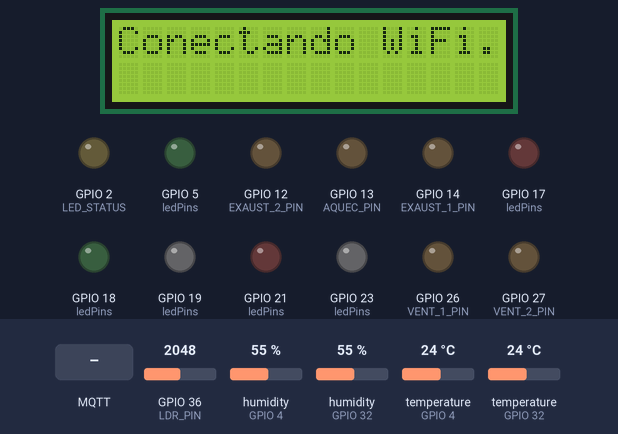
This program was run on a simulated ESP32. Shown: 16×2 character LCD, output pins drawn as LEDs (lit = HIGH). Dashed ring = blinking. The inputs (shaded band) are chosen by the test bench; at power-on: humidity (sensors on GPIO 4, GPIO 32) 55 %, temperature (sensors on GPIO 4, GPIO 32) 24 °C, GPIO 36 (LDR_PIN) = 2048. WiFi joins after 1.5 s; servers stay silent unless stated; the local clock reads 2024-03-15 10:24:30 at power-on unless the program sets it; random numbers use the default seed unless the program sets one; no MQTT or app messages arrive unless stated; what the program prints to the serial monitor is not drawn.

Above: at 2.7 s.
At 6.8 s:
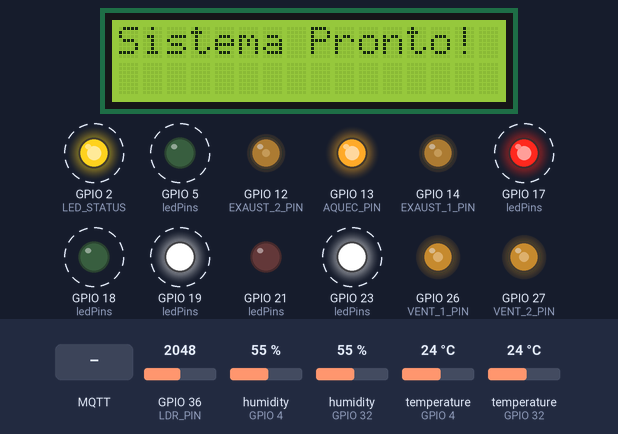
6.9 s: humidity (sensor on GPIO 4) set to 88 %
At 7.14 s:
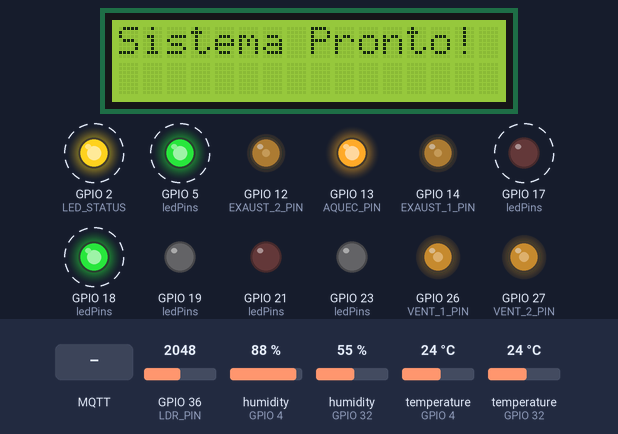
8.7 s: temperature (sensor on GPIO 4) set to 29.6 °C
At 11.98 s:
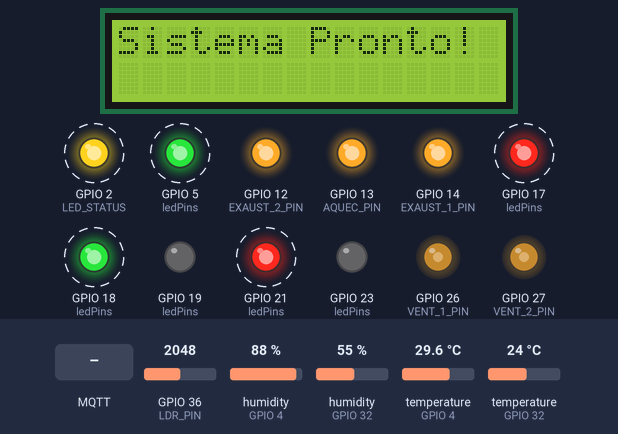
12.5 s: temperature (sensor on GPIO 4) set to 30.1 °C
15.0 s: GPIO 36 (LDR_PIN) set to 50
17.5 s: temperature (sensor on GPIO 4) set to 30.5 °C
At 21.07 s:
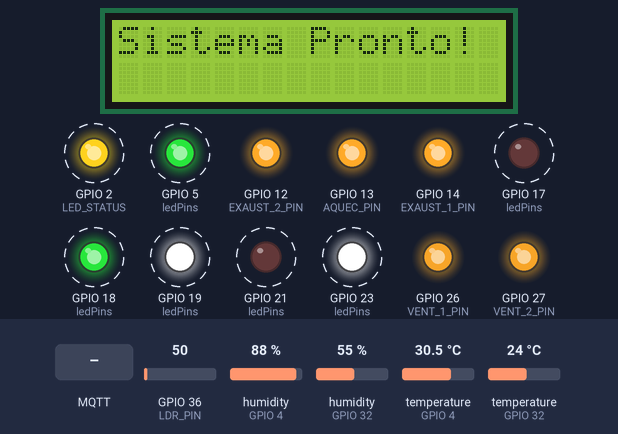
21.8 s: MQTT message "1" arrives on the first subscribed topic
Timing chart, 0 to 37.0 s (numbered marks = the images above; inputs shaded):
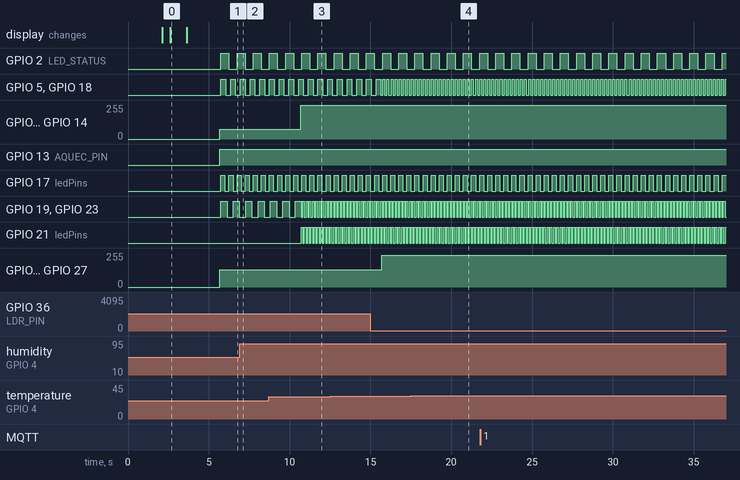

The program:

main.cpp
```cpp
#include <DHT.h>
#include <Wire.h>
#include <LiquidCrystal_I2C.h>
#include <WiFi.h>
#include <NTPClient.h>
#include <WiFiUdp.h>
#include <PubSubClient.h>
#include <ArduinoJson.h>
#include "config.h"

// Definição dos pinos
#define DHT_INTERNO_PIN 4
#define DHT_EXTERNO_PIN 32
#define LDR_PIN 36
#define VENT_1_PIN 26
#define VENT_2_PIN 27
#define EXAUST_1_PIN 14
#define EXAUST_2_PIN 12
#define AQUEC_PIN 13
#define LED_STATUS      2   // LED de status do sistema
#define LED_AQUEC       17  // LED indicador do aquecedor
#define LED_VENT1       18  // LED indicador do ventilador 1
#define LED_VENT2       5   // LED indicador do ventilador 2
#define LED_EXAUST1     19  // LED indicador do exaustor 1
#define LED_EXAUST2     23  // LED indicador do exaustor 2
#define LED_ALARM       21  // LED indicador de alarme

// Configurações PWM
const int CANAL_PWM_VENT1 = 0;
const int CANAL_PWM_VENT2 = 1;
const int CANAL_PWM_EXAUST1 = 2;
const int CANAL_PWM_EXAUST2 = 3;
const int FREQ_PWM = 5000;
const int RESOLUCAO_PWM = 8;

// Limites de operação
float TEMP_MAX = 100.0;
float TEMP_MIN = 30.0;
float TEMP_TARGET = 50.0;
float UMID_MAX = 90.0;
float UMID_MIN = 5.0;

// Estrutura para limites de alarme
struct LimitesAlarme {
    float tempMax = 80.0;
    float tempMin = 40.0;
    float umidMax = 80.0;
    float umidMin = 10.0;
} limites;

// Variáveis de estado
bool aquecimentoLigado = false;
bool ventiladoresLigados = false;
bool exaustoresLigados = false;
bool alarmeAtivo = false;

// Variáveis de tempo
unsigned long ultimaLeituraDHT1 = 0;
unsigned long ultimaLeituraDHT2 = 0;
const unsigned long INTERVALO_ATUALIZACAO = 3000;  // 5 segundos
const unsigned long INTERVALO_LEITURA_DHT = 2500;  // 2.5 segundos
unsigned long lastMsg = 0;
const long interval = 5000;  // Intervalo de envio de dados (5 segundos)

// Variáveis para controle de velocidade
int velocidadeVentiladores = 0;  // Velocidade atual dos ventiladores
int velocidadeExaustores = 0;   // Velocidade atual dos exaustores

// Estrutura para controle de padrões de pisca
struct BlinkPattern {
    unsigned long interval;
    unsigned long lastChange;
    bool state;
    bool enabled;
};

// Padrões de pisca para cada LED
BlinkPattern ledPatterns[] = {
    {500, 0, false, true},   // STATUS
    {250, 0, false, false},  // AQUEC
    {250, 0, false, false},  // VENT1
    {250, 0, false, false},  // VENT2
    {250, 0, false, false},  // EXAUST1
    {250, 0, false, false},  // EXAUST2
    {250, 0, false, false}   // ALARM
};

// Array com os pinos dos LEDs
const int ledPins[] = {
    LED_STATUS, LED_AQUEC, LED_VENT1, LED_VENT2,
    LED_EXAUST1, LED_EXAUST2, LED_ALARM
};

// Enumeração para facilitar o acesso aos LEDs
enum LedIndex {
    LED_IDX_STATUS = 0,
    LED_IDX_AQUEC = 1,
    LED_IDX_VENT1 = 2,
    LED_IDX_VENT2 = 3,
    LED_IDX_EXAUST1 = 4,
    LED_IDX_EXAUST2 = 5,
    LED_IDX_ALARM = 6
};

// Clientes WiFi e MQTT
WiFiClient espClient;
PubSubClient client(espClient);

// Configuração NTP
WiFiUDP ntpUDP;
NTPClient timeClient(ntpUDP, "pool.ntp.org", -3 * 3600);

// Configuração dos sensores DHT22
#define DHTTYPE DHT22
DHT dhtInterno(DHT_INTERNO_PIN, DHTTYPE);
DHT dhtExterno(DHT_EXTERNO_PIN, DHTTYPE);

// Configuração do display LCD
LiquidCrystal_I2C lcd(0x27, 16, 2);

// Variáveis para armazenar leituras dos sensores
float tempInterna = 0;
float umidInterna = 0;
float tempExterna = 0;
float umidExterna = 0;
int luminosidade = 0;

// Protótipos das funções
void lerSensores();
void controlarTemperatura();
void controlarUmidade();
void setupWiFi();
void reconnectMQTT();
void enviarDadosSerial();
void callback(char* topic, byte* payload, unsigned int length);
void enviarDadosMQTT();

// Função para inicializar os LEDs
void setupLEDs() {
    for (int i = 0; i < sizeof(ledPins)/sizeof(ledPins[0]); i++) {
        pinMode(ledPins[i], OUTPUT);
        digitalWrite(ledPins[i], LOW);
    }
}

// Função para atualizar o estado de um LED específico
void updateLED(LedIndex index, bool enabled, unsigned long interval = 0) {
    ledPatterns[index].enabled = enabled;
    if (interval > 0) {
        ledPatterns[index].interval = interval;
    }
}

// Função para atualizar todos os LEDs
void updateLEDs() {
    unsigned long currentMillis = millis();

    for (int i = 0; i < sizeof(ledPins)/sizeof(ledPins[0]); i++) {
        BlinkPattern& pattern = ledPatterns[i];

        if (!pattern.enabled) {
            digitalWrite(ledPins[i], LOW);
            continue;
        }

        // Se é um LED que deve ficar fixo (interval = 0)
        if (pattern.interval == 0) {
            digitalWrite(ledPins[i], HIGH);
            continue;
        }

        // Atualiza o estado do LED de acordo com o padrão de pisca
        if (currentMillis - pattern.lastChange >= pattern.interval) {
            pattern.state = !pattern.state;
            digitalWrite(ledPins[i], pattern.state);
            pattern.lastChange = currentMillis;
        }
    }
}

// Função para atualizar estados dos LEDs baseado no estado do sistema
void updateSystemLEDs() {
    // Status do sistema sempre piscando
    updateLED(LED_IDX_STATUS, true, 500);

    // Aquecimento
    updateLED(LED_IDX_AQUEC, aquecimentoLigado, 0);  // Intervalo 0 = LED fixo

    // Ventiladores - Velocidade do pisca proporcional à velocidade
    updateLED(LED_IDX_VENT1, ventiladoresLigados, ventiladoresLigados ? map(velocidadeVentiladores, 0, 255, 500, 100) : 0);
    updateLED(LED_IDX_VENT2, ventiladoresLigados, ventiladoresLigados ? map(velocidadeVentiladores, 0, 255, 500, 100) : 0);

    // Exaustores - Velocidade do pisca proporcional à velocidade
    updateLED(LED_IDX_EXAUST1, exaustoresLigados, exaustoresLigados ? map(velocidadeExaustores, 0, 255, 500, 100) : 0);
    updateLED(LED_IDX_EXAUST2, exaustoresLigados, exaustoresLigados ? map(velocidadeExaustores, 0, 255, 500, 100) : 0);

    // Alarme - LED piscando apenas quando ativo
    updateLED(LED_IDX_ALARM, alarmeAtivo, alarmeAtivo ? 100 : 0);
}

 // Realiza a leitura dos sensores com intervalo entre cada sensor
void lerSensores() {
    unsigned long tempoAtual = millis();

    // Leitura do sensor interno
    if (tempoAtual - ultimaLeituraDHT1 >= INTERVALO_LEITURA_DHT) {
        tempInterna = dhtInterno.readTemperature();
        umidInterna = dhtInterno.readHumidity();
        ultimaLeituraDHT1 = tempoAtual;
    }

    // Leitura do sensor externo
    if (tempoAtual - ultimaLeituraDHT2 >= INTERVALO_LEITURA_DHT) {
        tempExterna = dhtExterno.readTemperature();
        umidExterna = dhtExterno.readHumidity();
        ultimaLeituraDHT2 = tempoAtual;
    }

    // Leitura do sensor de luminosidade
    luminosidade = analogRead(LDR_PIN);
}

 // Funções de Controle
void controlarVelocidadeVentiladores(int velocidade) {
    velocidadeVentiladores = velocidade;
    ledcWrite(CANAL_PWM_VENT1, velocidade);
    ledcWrite(CANAL_PWM_VENT2, velocidade);
}

void controlarVelocidadeExaustores(int velocidade) {
    velocidadeExaustores = velocidade;
    ledcWrite(CANAL_PWM_EXAUST1, velocidade);
    ledcWrite(CANAL_PWM_EXAUST2, velocidade);
}

void verificarAlarmes() {
    bool alarmeTemperatura = (tempInterna > limites.tempMax) || (tempInterna < limites.tempMin);
    bool alarmeUmidade = (umidInterna > limites.umidMax) || (umidInterna < limites.umidMin);

    // Atualiza estado do alarme
    alarmeAtivo = alarmeTemperatura || alarmeUmidade;

    // Se houver mudança no estado do alarme
    static bool estadoAnterior = false;
    if (alarmeAtivo != estadoAnterior) {
        estadoAnterior = alarmeAtivo;
        // Envia dados apenas quando há mudança de estado
        enviarDadosSerial();
    }
}

// Histerese para evitar oscilações
const float HISTERESE = 2.0;  // Zona morta de ±2°C

// Estrutura para controle PID
struct PIDController {
    float kp = 2.0;    // Ganho proporcional
    float ki = 0.5;    // Ganho integral
    float kd = 1.0;    // Ganho derivativo
    float lastError = 0.0;
    float integral = 0.0;
    unsigned long lastTime = 0;
} pidTemp;

// Função para calcular saída PID
int calcularPID(float setpoint, float input, PIDController &pid) {
    unsigned long now = millis();
    float deltaTime = (now - pid.lastTime) / 1000.0; // Converter para segundos

    if (pid.lastTime == 0) {
        pid.lastTime = now;
        return 0;
    }

    float error = setpoint - input;
    pid.integral += error * deltaTime;
    float derivative = (error - pid.lastError) / deltaTime;

    // Anti-windup para o termo integral
    pid.integral = constrain(pid.integral, -100, 100);

    float output = (pid.kp * error) + (pid.ki * pid.integral) + (pid.kd * derivative);

    pid.lastError = error;
    pid.lastTime = now;

    // Converter saída para faixa PWM (0-255)
    return constrain(map(output, -100, 100, 0, 255), 0, 255);
}

// Função para determinar necessidade de aquecimento baseada em histerese
bool necessitaAquecimento(float temperatura) {
    static bool aquecendo = false;

    if (aquecendo) {
        // Se está aquecendo, continua até atingir temperatura alvo + histerese
        if (temperatura >= TEMP_TARGET + HISTERESE) {
            aquecendo = false;
        }
    } else {
        // Se não está aquecendo, só começa se temperatura cair abaixo do alvo - histerese
        if (temperatura <= TEMP_TARGET - HISTERESE) {
            aquecendo = true;
        }
    }

    return aquecendo;
}

// Função para calcular velocidade dos ventiladores baseada na diferença de temperatura
int calcularVelocidadeVentiladores(float tempAtual) {
    float diffTemp = abs(TEMP_TARGET - tempAtual);

    // Se temperatura está muito próxima do alvo, mantém ventilação mínima
    if (diffTemp < HISTERESE) {
        return 64;  // ~25% da velocidade máxima
    }
    // Se temperatura está muito distante do alvo, ventilação máxima
    else if (diffTemp > 10) {
        return 255;  // 100% da velocidade
    }
    // Caso contrário, ajusta proporcionalmente
    else {
        return map(diffTemp, HISTERESE, 10, 64, 255);
    }
}

void controlarTemperatura() {
    // Calcula saída do controlador PID
    int saidaPID = calcularPID(TEMP_TARGET, tempInterna, pidTemp);

    // Verifica necessidade de aquecimento usando histerese
    bool precisaAquecer = necessitaAquecimento(tempInterna);

    // Calcula velocidade ideal dos ventiladores
    int velocidadeVent = calcularVelocidadeVentiladores(tempInterna);

    // Condições de segurança
    if (tempInterna >= TEMP_MAX) {
        digitalWrite(AQUEC_PIN, LOW);
        velocidadeVent = 255;  // Ventilação máxima
        aquecimentoLigado = false;
    }
    else if (tempInterna <= TEMP_MIN) {
        digitalWrite(AQUEC_PIN, HIGH);
        velocidadeVent = 128;  // Ventilação média
        aquecimentoLigado = true;
    }
    else {
        // Controle normal baseado na histerese
        digitalWrite(AQUEC_PIN, precisaAquecer ? HIGH : LOW);
        aquecimentoLigado = precisaAquecer;

        // Ajusta velocidade dos ventiladores baseado no PID se aquecimento estiver ligado
        if (precisaAquecer) {
            velocidadeVent = saidaPID;
        }
    }

    // Atualiza estado dos ventiladores
    ventiladoresLigados = (velocidadeVent > 0);
    controlarVelocidadeVentiladores(velocidadeVent);
}

// Função modificada para controle de umidade
void controlarUmidade() {
    int velocidadeExaust = 0;

    // Adiciona histerese no controle de umidade
    static bool exaustando = false;
    const float HISTERESE_UMID = 5.0;  // Histerese de 5% para umidade

    if (exaustando) {
        if (umidInterna <= UMID_MIN + HISTERESE_UMID) {
            exaustando = false;
        }
        velocidadeExaust = 255;  // Mantém exaustão máxima enquanto estiver acima do limite
    } else {
        if (umidInterna >= UMID_MAX - HISTERESE_UMID) {
            exaustando = true;
            velocidadeExaust = 255;
        } else {
            // Controle proporcional quando dentro dos limites
            velocidadeExaust = map(umidInterna, UMID_MIN, UMID_MAX, 0, 128);
        }
    }

    exaustoresLigados = (velocidadeExaust > 0);
    controlarVelocidadeExaustores(velocidadeExaust);
}
 // Configuração inicial do sistema
void setup() {
    Serial.begin(115200);
    Serial.println("Iniciando sistema...");

    // Inicialização do LCD
    lcd.init();
    lcd.backlight();
    lcd.print("Iniciando...");

    // Inicialização dos sensores com delay entre eles
    Serial.println("Iniciando sensor interno...");
    dhtInterno.begin();
    delay(1000);  // Aguarda 1 segundo
    Serial.println("Iniciando sensor externo...");
    dhtExterno.begin();
    delay(1000);  // Aguarda 1 segundo

    // Inicialização dos LEDs
    setupLEDs();
    updateLED(LED_IDX_STATUS, true, 500);

    // Configuração dos pinos
    pinMode(VENT_1_PIN, OUTPUT);
    pinMode(VENT_2_PIN, OUTPUT);
    pinMode(EXAUST_1_PIN, OUTPUT);
    pinMode(EXAUST_2_PIN, OUTPUT);
    pinMode(AQUEC_PIN, OUTPUT);
    pinMode(LED_STATUS, OUTPUT);
    pinMode(LDR_PIN, INPUT);

    // Configuração dos canais PWM
    ledcSetup(CANAL_PWM_VENT1, FREQ_PWM, RESOLUCAO_PWM);
    ledcSetup(CANAL_PWM_VENT2, FREQ_PWM, RESOLUCAO_PWM);
    ledcSetup(CANAL_PWM_EXAUST1, FREQ_PWM, RESOLUCAO_PWM);
    ledcSetup(CANAL_PWM_EXAUST2, FREQ_PWM, RESOLUCAO_PWM);

    ledcAttachPin(VENT_1_PIN, CANAL_PWM_VENT1);
    ledcAttachPin(VENT_2_PIN, CANAL_PWM_VENT2);
    ledcAttachPin(EXAUST_1_PIN, CANAL_PWM_EXAUST1);
    ledcAttachPin(EXAUST_2_PIN, CANAL_PWM_EXAUST2);

    // Conecta ao WiFi
    setupWiFi();

    // Configura MQTT
    client.setServer(mqtt_server, mqtt_port);
    client.setCallback(callback);

    Serial.println("Sistema Iniciado!");
    lcd.clear();
    lcd.print("Sistema Pronto!");
    delay(2000);
}

void loop() {
    // Verifica se a conexão MQTT é bem-sucedida
    if (!client.connected()) {
        reconnectMQTT();
    }
    client.loop();

    unsigned long now = millis();
    if (now - lastMsg > interval) {
        lastMsg = now;

        // Leitura dos sensores
        lerSensores();

        // Controle do sistema
        controlarTemperatura();
        controlarUmidade();

        enviarDadosMQTT();

        enviarDadosSerial();

        updateSystemLEDs();

        verificarAlarmes();
    }

    // Atualizar estados dos LEDs
    updateLEDs();
}

void setupWiFi() {
    delay(10);
    Serial.println();
    Serial.print("Conectando a ");
    Serial.println(ssid);

    lcd.clear();
    lcd.print("Conectando WiFi");

    WiFi.begin(ssid, password);

    while (WiFi.status() != WL_CONNECTED) {
        delay(500);
        Serial.print(".");
        lcd.print(".");
    }

    Serial.println("");
    Serial.println("WiFi conectado");
    Serial.println("IP: ");
    Serial.println(WiFi.localIP());
}

void reconnectMQTT() {
    while (!client.connected()) {
        Serial.print("Conectando ao MQTT...");
        String clientId = "ESP32Client-";
        clientId += String(random(0xffff), HEX);

        if (client.connect(clientId.c_str(), mqtt_user, mqtt_password)) {
            Serial.println("conectado");
            client.subscribe(topic_command);
            client.publish(topic_status, "online");
        } else {
            Serial.print("falhou, rc=");
            Serial.print(client.state());
            Serial.println(" tentando novamente em 5 segundos");
            delay(5000);
        }
    }
}

void callback(char* topic, byte* payload, unsigned int length) {
    String message = "";
    for (int i = 0; i < length; i++) {
        message += (char)payload[i];
    }

    Serial.print("Mensagem recebida [");
    Serial.print(topic);
    Serial.print("] ");
    Serial.println(message);

    StaticJsonDocument<200> doc;
    DeserializationError error = deserializeJson(doc, message);

    if (error) {
        Serial.print("deserializeJson() falhou: ");
        Serial.println(error.c_str());
        return;
    }

    // Processa comandos recebidos
    if (doc.containsKey("temp_min")) {
        TEMP_MIN = doc["temp_min"];
    }
    if (doc.containsKey("temp_max")) {
        TEMP_MAX = doc["temp_max"];
    }
    if (doc.containsKey("umid_max")) {
        UMID_MAX = doc["umid_max"];
    }
}

void enviarDadosMQTT() {
    StaticJsonDocument<300> doc;

    // Adiciona timestamp Unix
    doc["time"] = timeClient.getEpochTime();

    // Dados dos sensores no formato esperado pela API
    doc["internalTemperature"] = tempInterna;
    doc["externalTemperature"] = tempExterna;
    doc["internalHumidity"] = umidInterna;
    doc["externalHumidity"] = umidExterna;
    doc["luminosity"] = luminosidade;

    char buffer[300];
    serializeJson(doc, buffer);

    client.publish(topic_data, buffer);
}

void enviarDadosSerial() {
    Serial.println("\n--- Status do Sistema ---");
    Serial.print("Hora: ");
    Serial.print(timeClient.getHours());
    Serial.print(":");
    Serial.println(timeClient.getMinutes());
    if (alarmeAtivo) {
        Serial.println("### ALARME ATIVO ###");
        if (tempInterna > limites.tempMax) {
            Serial.println("Temperatura acima do limite!");
        }
        if (tempInterna < limites.tempMin) {
            Serial.println("Temperatura abaixo do limite!");
        }
        if (umidInterna > limites.umidMax) {
            Serial.println("Umidade acima do limite!");
        }
        if (umidInterna < limites.umidMin) {
            Serial.println("Umidade abaixo do limite!");
        }
    } else {
        Serial.println("Sistema OK");
    }

    Serial.println("--- Dados dos Sensores ---");
    Serial.print("Temperatura Interna: ");
    Serial.print(tempInterna);
    Serial.println(" °C");

    Serial.print("Umidade Interna: ");
    Serial.print(umidInterna);
    Serial.println(" %");

    Serial.print("Temperatura Externa: ");
    Serial.print(tempExterna);
    Serial.println(" °C");

    Serial.print("Umidade Externa: ");
    Serial.print(umidExterna);
    Serial.println(" %");

    Serial.print("Luminosidade: ");
    Serial.println(luminosidade);

    Serial.println("--- Estado dos Atuadores ---");
    Serial.print("Aquecimento: ");
    Serial.println(aquecimentoLigado ? "Ligado" : "Desligado");

    Serial.print("Ventiladores: ");
    Serial.print(ventiladoresLigados ? "Ligado" : "Desligado");
    if (ventiladoresLigados) {
        Serial.print(" (Velocidade: ");
        Serial.print(map(velocidadeVentiladores, 0, 255, 0, 100));
        Serial.println("%)");
    } else {
        Serial.println();
    }

    Serial.print("Exaustores: ");
    Serial.print(exaustoresLigados ? "Ligado" : "Desligado");
    if (exaustoresLigados) {
        Serial.print(" (Velocidade: ");
        Serial.print(map(velocidadeExaustores, 0, 255, 0, 100));
        Serial.println("%)");
    } else {
        Serial.println();
    }
    Serial.println("--------------------------");
}
```

Source omitted: config.example.h (676 bytes)

Measured:
- the behaviour switches between 30.4 and 30.5 °C on temperature (sensor on GPIO 4) (found by bisection; images 3 and 4)
- after the input at 17.5 s, GPIO 26 (VENT_1_PIN), GPIO 27 (VENT_2_PIN): 239/255 → 238/255 after 3.2 s
- by itself, GPIO 2 (LED_STATUS): alternates HIGH for 0.50 s and LOW for 0.50 s
- by itself, GPIO 5 (ledPins), GPIO 18 (ledPins): alternates HIGH for 0.12 s and LOW for 0.12 s
- by itself, GPIO 17 (ledPins): alternates HIGH for 0.25 s and LOW for 0.25 s
- by itself, GPIO 19 (ledPins), GPIO 21 (ledPins), GPIO 23 (ledPins): alternates HIGH for 0.10 s and LOW for 0.10 s
- what the display in image 0 shows lasts 1.0 s, from 2.6 s to 3.6 s
